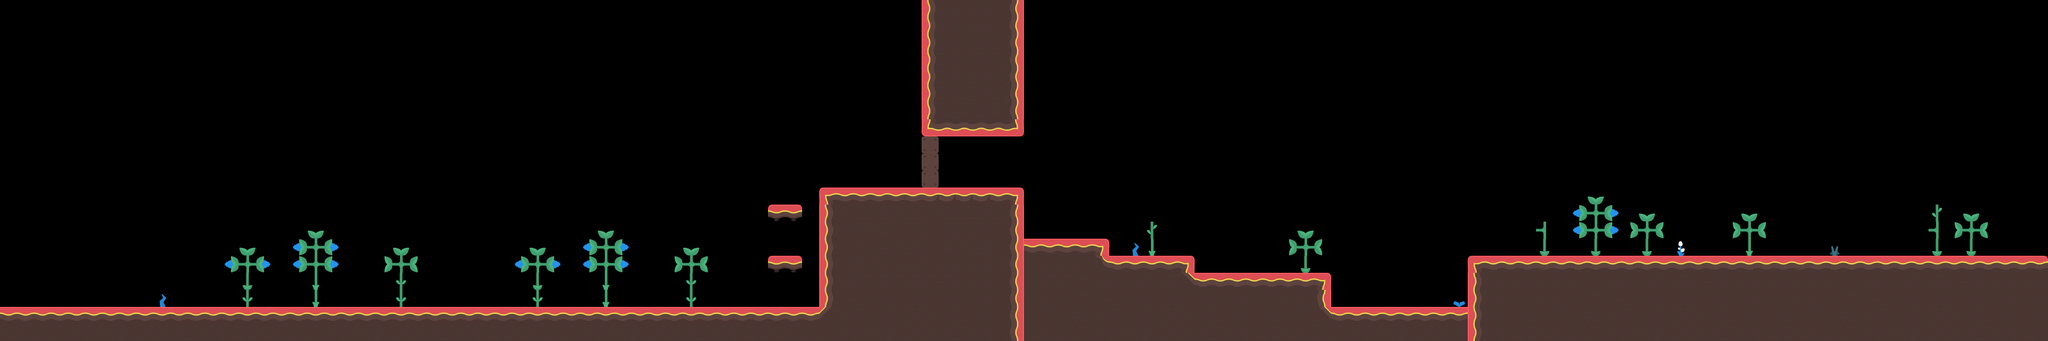

Tiled map render using the project's own tile images. Description and the map definition, with tile-layer contents summarised, below:
An orthogonal 120x20 tile map with 32x32 px tiles, 2 tile layers (tileLayer, elementLayer), 2 tilesets and 19 objects (4x jump, 3x jumper, 3x destroy, 2x walker, lee, ...).

<map version="1.2" tiledversion="1.3.0" orientation="orthogonal" renderorder="right-down" compressionlevel="0" width="120" height="20" tilewidth="32" tileheight="32" infinite="0" nextlayerid="7" nextobjectid="114">
    <tileset firstgid="1" name="world2" tilewidth="32" tileheight="32" spacing="8" margin="4" tilecount="39" columns="39">
        <image source="world2.png" width="1560" height="40" />
    </tileset>
    <tileset firstgid="40" name="elements1" tilewidth="32" tileheight="32" spacing="8" margin="4" tilecount="40" columns="40">
        <image source="elements1.png" width="1600" height="40" />
    </tileset>
    <layer id="1" name="tileLayer" width="120" height="20">
        <data>[2400 cells, 532 non-empty, 17 distinct tile ids]</data>
    </layer>
    <objectgroup id="2" name="gameObjects">
        <object id="1" name="lee" x="64" y="512" width="32" height="64" />
        <object id="1" name="larry" x="64" y="512" width="32" height="64" />
        <object id="53" name="exit" x="3776" y="384" width="64" height="96" />
        <object id="83" name="walker" x="1472" y="512" width="32" height="64" />
        <object id="95" name="walker" x="2688" y="512" width="32" height="64" />
        <object id="111" name="jumper" x="3360" y="416" width="32" height="64" />
        <object id="112" name="jumper" x="3264" y="416" width="32" height="64" />
        <object id="113" name="jumper" x="3168" y="416" width="32" height="64" />
    </objectgroup>
    <objectgroup id="6" name="infoObjects">
        <object id="76" name="tutorial-w1l0-1" x="192" y="416" width="32" height="32" />
        <object id="77" name="tutorial-w1l0-3" x="1312" y="352" width="32" height="32" />
        <object id="79" name="tutorial-w1l0-2" x="672" y="416" width="32" height="32" />
        <object id="106" name="tutorial-w1l0-4" x="1632" y="256" width="32" height="32" />
    </objectgroup>
    <objectgroup id="5" name="interactionObjects">
        <object id="103" name="destroy" x="1728" y="256" width="32" height="32" />
        <object id="104" name="destroy" x="1728" y="288" width="32" height="32" />
        <object id="105" name="destroy" x="1728" y="320" width="32" height="32" />
        <object id="107" name="jump" x="1440" y="384" width="32" height="32" />
        <object id="108" name="jump" x="1472" y="384" width="32" height="32" />
        <object id="109" name="jump" x="1440" y="480" width="32" height="32" />
        <object id="110" name="jump" x="1472" y="480" width="32" height="32" />
    </objectgroup>
    <layer id="4" name="elementLayer" width="120" height="20">
        <data>[2400 cells, 82 non-empty, 15 distinct tile ids]</data>
    </layer>
</map>
